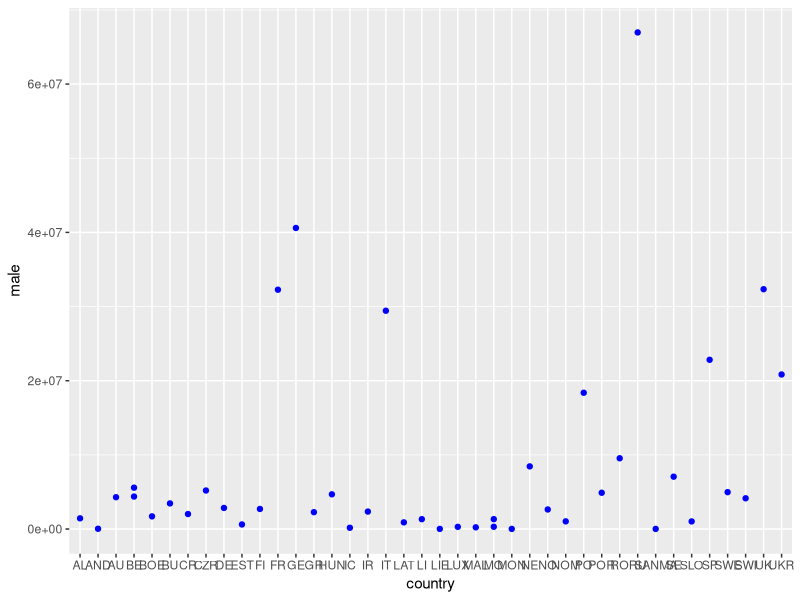
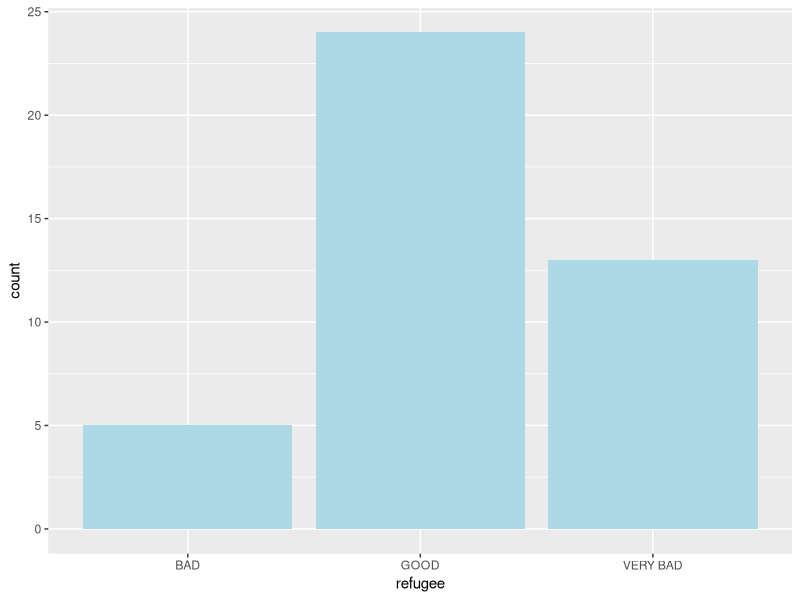
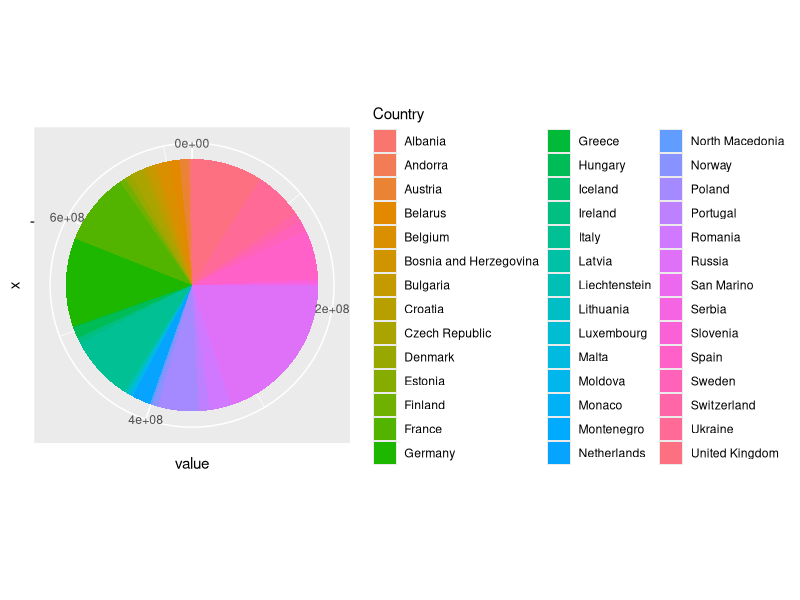

Reproduce these figures in R, in order.
## ---- chunk 1
# Φόρτωση των απαιτούμενων πακέτων
library(tidyverse)
library(ggplot2)
library(dplyr)


health <- read_delim("health.csv", delim = ";")
ages <- read_delim("Ages.csv", delim = ";")
countryTotal <- read_delim("countryTotal.csv", delim = ";")
total <- read_delim("TotalPopulation.csv", delim = ";")
## ---- chunk 2
summary(countryTotal)
## ---- chunk 3
library(ggplot2)
plot <- ggplot(data = countryTotal) + 
  geom_point(mapping = aes(x = country, y = male), color = "blue")
plot
## ---- chunk 4
library(ggplot2)
plot <- ggplot(data = countryTotal) + 
  geom_bar(mapping = aes(x = refugee), fill = "lightblue")
plot
## ---- chunk 5
data <- data.frame(
  Country= c("Greece","Russia","Germany","United Kingdom","France",
           "Italy","Spain","Ukraine","Poland","Romania","Netherlands",
           "Belgium","Czech Republic","Portugal","Sweden","Hungary","Belarus",
           "Austria","Serbia","Switzerland","Bulgaria","Denmark","Finland",	"Norway",
           "Ireland","Croatia",	"Moldova","Bosnia and Herzegovina","Albania",	"Lithuania",
           "North Macedonia","Slovenia","Latvia","Estonia","Montenegro","Luxembourg","Malta",
           "Iceland","Andorra","Monaco","Liechtenstein","San Marino"),
  value=c(1236443,144342397,82348669,65611593,66724104,
          60627498,46484062,45004673,37970087,19702267,
          17030314,11331422,10566332,10325452,9923085,
          9814023,9469379,8736668,3672802,8373338,7127822,
          5728010,5495303,5234519,4755335,4174349,2803186,
          3480986,2876101,2868231,2072490,2065042,1959537,
          1315790,622303,582014,455356,335439,72540,37071,
          37609,33834
)
)
## ---- chunk 6
# Basic piechart
plot <- ggplot(data, aes(x="", y=value, fill=Country)) +
  geom_bar(stat="identity", width=1) +
  coord_polar("y", start=0)
plot
## ---- chunk 7
merged_data <- merge(total, countryTotal, by = "country")

#View of inner join only for two columns from six total columns
print(merged_data[c("country","PopulationTotal")])
## ---- chunk 8
for (i in 1:5) {
  # Κώδικας που θέλουμε να εκτελεστεί
}
## ---- chunk 9
output <- for (i in 1:10) {
  random_number <- sample(1:100, 1)
  result <- paste0(i,"-> ", random_number)
  print(result)
}
## ---- chunk 10
my_function <- function(arg1, arg2, ...) {
  # Κώδικας που εκτελεί τη λειτουργία της συνάρτησης
  # Επιστρέφει το αποτέλεσμα (αν χρειάζεται)
}
## ---- chunk 11
#Function that calculate factorial
factorial <- function(n) {
  result <- 1
  for (i in 1:n) {
    result <- result * i
  }
  return(result)
}

# Usage example
number <- 4
factorial_result <- factorial(number)
sprintf("Ο παραγοντικός του αριθμού: %s",  number)
print(factorial_result)
